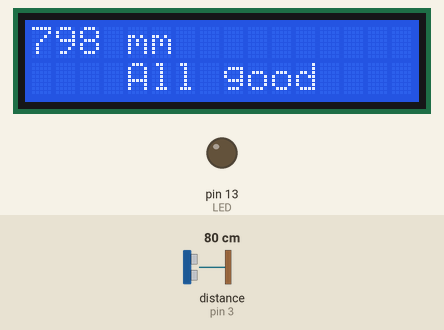
Bench run of a sketch on a simulated Arduino Uno, built with avr-gcc and run on an emulated ATmega328P. On the bench: 16×2 character LCD, output pins drawn as LEDs (lit = HIGH). Wiring (inferred from the names in the program): ultrasonic range finder: trigger pin 2; echo pin 3. Inputs (shaded band) come from the test bench; at power-on: distance to the obstacle (sensor on pin 3) 80 cm. The echo pulse lasts 58.3 µs per cm; pins used as bus, display or sensor lines are not drawn; what the sketch prints to the serial monitor is not drawn.

Above: at 1.2 s.
1.3 s: distance to the obstacle (sensor on pin 3) set to 2 cm
At 1.49 s:
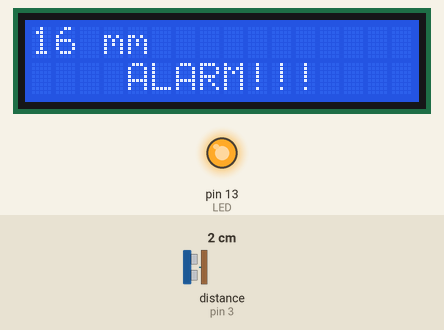
3.4 s: distance to the obstacle (sensor on pin 3) set to 60 cm
At 3.9 s:
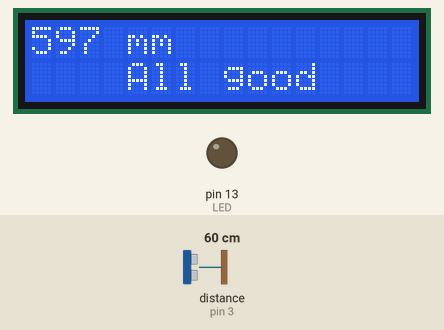
5.1 s: distance to the obstacle (sensor on pin 3) set to 4 cm
At 5.34 s:
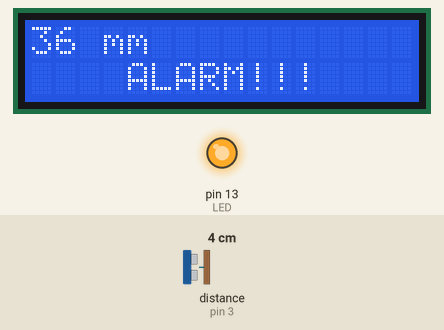
Timing chart, 0 to 8.1 s (numbered marks = the images above; inputs shaded):
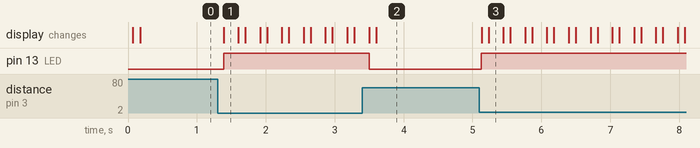

The sketch:

Ultrasonic.ino
```cpp
#include <LiquidCrystal.h>

LiquidCrystal lcd(12, 11, 10, 4, 5, 6, 7);

int duration, distance = 0;
#define trigPin 2  // Для ultrasonic
#define echoPin 3  // Для ultrasonic
#define LED 13

void setup() {
  Serial.begin(9600);
  lcd.begin(16, 2);
  pinMode(trigPin, OUTPUT);
  pinMode(echoPin, INPUT);
  pinMode(LED, OUTPUT);
  digitalWrite(LED, LOW);
}

void loop() {
  digitalWrite(trigPin, HIGH);
  delayMicroseconds(1000);
  digitalWrite(trigPin, LOW);
  duration = pulseIn(echoPin, HIGH);
  distance = (duration/2)/2.91;

  lcd.setCursor(0, 0);
  lcd.print(distance); lcd.print(" mm    ");
  lcd.setCursor(0, 1);
  if(distance<100) {digitalWrite(LED, HIGH); lcd.print("    ALARM!!!    ");} else {lcd.print("    All good    "); digitalWrite(LED, LOW);}
  Serial.println(distance); delay(100);
}
```

Measured:
- after the input at 1.3 s, pin 13 (LED): LOW → HIGH after 0.09 s; the display: changes after 0.09 s (image 1)
- after the input at 3.4 s, pin 13 (LED): HIGH → LOW after 0.10 s; the display: first changes after 0.10 s (image 2 shows a later state)
- after the input at 5.1 s, pin 13 (LED): LOW → HIGH at once; the display: first changes at once (image 3 shows a later state)
